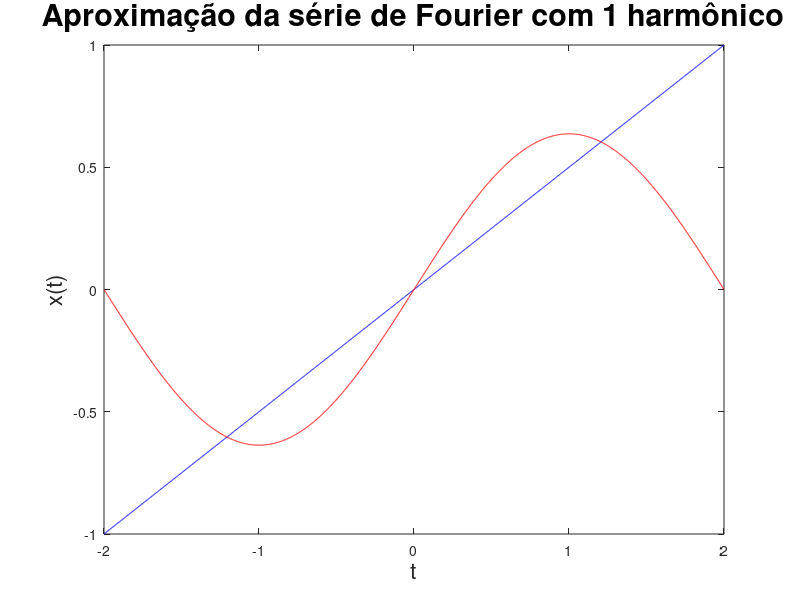
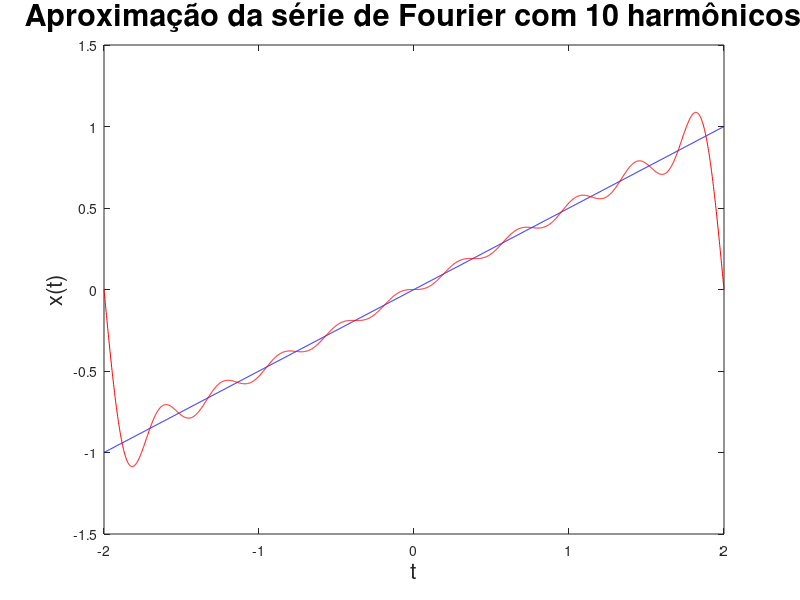
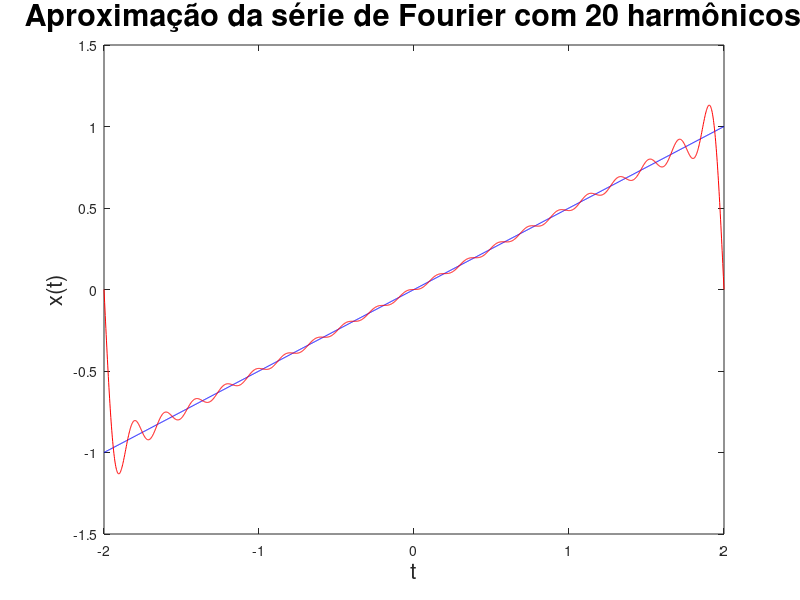
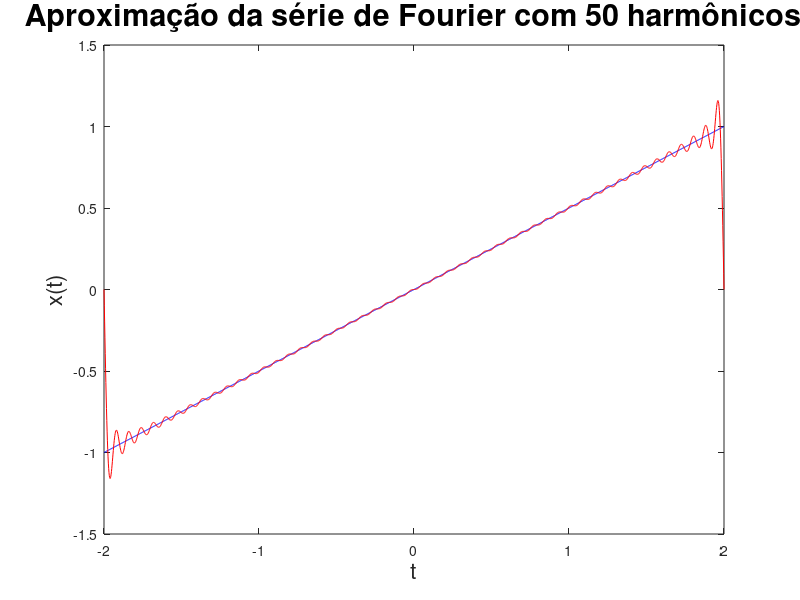

Recreate these plots in MATLAB, in order.
j = sqrt(-1); #j as the imaginary unit

#---------------------------------Fourier funcion------------------------------#
#Define a function to compute the Fourier series for the sawtooth wave
#with a period of 4s
#Parameter N => number of harmonics

function [fourierserie] = FourierSerie(N)
    T = 4;
    w0 = 2*pi/T; #define fundamental frequency
    range = -2:0.002:2; #2000 samples
    index = 1;
    for t=range #for each k compute the value of the sum
        sum = 0;
        for k=-N:N #for each N, get the fourier serie
            if(k!=0)
                sum += (j*(-1)^k/(k*pi))*exp(j*k*w0*t);
            endif
        endfor
        fourierserie(index) = sum;
        index += 1;
    endfor
endfunction

#-------------------------------Sawtooth function------------------------------#
T = 4;
t = -2:0.002:2;
sawtooth = (2/T)*t;#define the sawtooth wave as T/2 t for the time range (-2<t<2)

#--------------------Graphs for fourier series with N harmonics----------------#
N01 = FourierSerie(1);
N10 = FourierSerie(10);
N20 = FourierSerie(20);
N50 = FourierSerie(50);

figure()
plot(t,sawtooth,color="b")
hold on
plot(t,N01,color = "r")
xlabel("t", "fontsize",16)
ylabel("x(t)", "fontsize",16)
title("Aproximação da série de Fourier com 1 harmônico","fontsize",22)

figure()
plot(t,sawtooth,color="b")
hold on
plot(t,N10,color = "r")
xlabel("t", "fontsize",16)
ylabel("x(t)", "fontsize",16)
title("Aproximação da série de Fourier com 10 harmônicos","fontsize",22)

figure()
plot(t,sawtooth,color="b")
hold on
plot(t,N20,color = "r")
xlabel("t", "fontsize",16)
ylabel("x(t)", "fontsize",16)
title("Aproximação da série de Fourier com 20 harmônicos","fontsize",22)

figure()
plot(t,sawtooth,color="b")
hold on
plot(t,N50,color = "r")
xlabel("t", "fontsize",16)
ylabel("x(t)", "fontsize",16)
title("Aproximação da série de Fourier com 50 harmônicos","fontsize",22)


